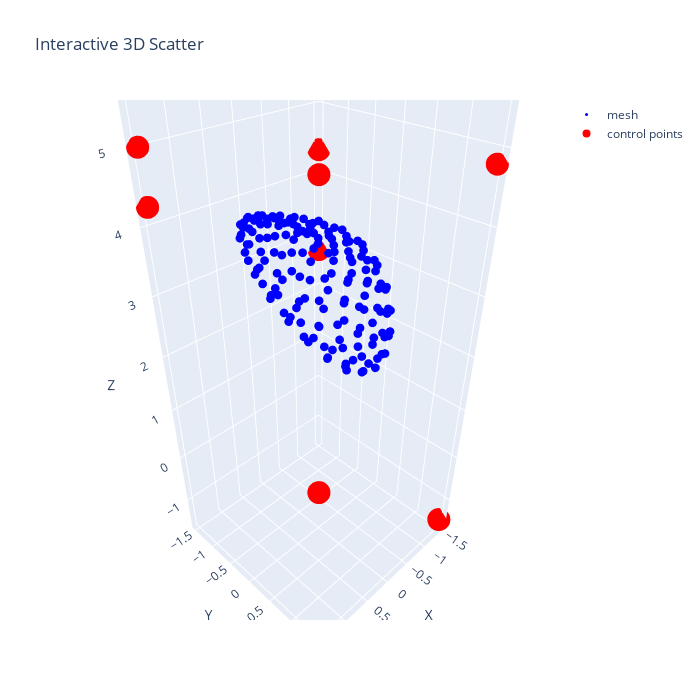

The code cell stored with this chart in its notebook:
### Code cell
plot_mesh_c_points(mesh, ffd)
plot_drag(mesh, aoas)
mesh.show()

### Figure 1 — Plotly figure (JSON) as saved in the notebook; plotly's stock layout.template omitted (floating-point values rounded to 4 significant figures; data arrays with more than 128 entries replaced by an {"elided": "..."} marker saying what was removed)
{"data": [{"marker": {"color": "blue", "size": 3}, "mode": "markers", "name": "mesh", "type": "scatter3d", "x": {"elided": "162 float values"}, "y": {"elided": "162 float values"}, "z": {"elided": "162 float values"}}, {"marker": {"color": "red", "size": 8}, "mode": "markers", "name": "control points", "type": "scatter3d", "x": [-1.5, -1.5, -1.5, -1.5, 1.5, 1.5, 1.5, 1.5], "y": [-1.5, -1.5, 1.5, 1.5, -1.5, -1.5, 1.5, 1.5], "z": [4.342, 2.702, -1.497, 4.808, 4.272, 5.007, 1.477, 5.404]}], "layout": {"height": 700, "scene": {"xaxis": {"title": {"text": "X"}}, "yaxis": {"title": {"text": "Y"}}, "zaxis": {"title": {"text": "Z"}}}, "title": {"text": "Interactive 3D Scatter"}, "width": 700}}
